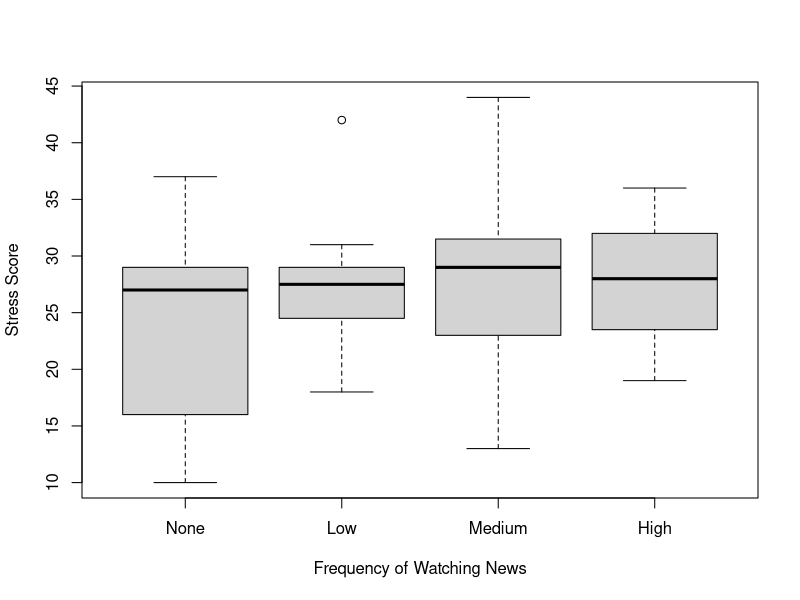
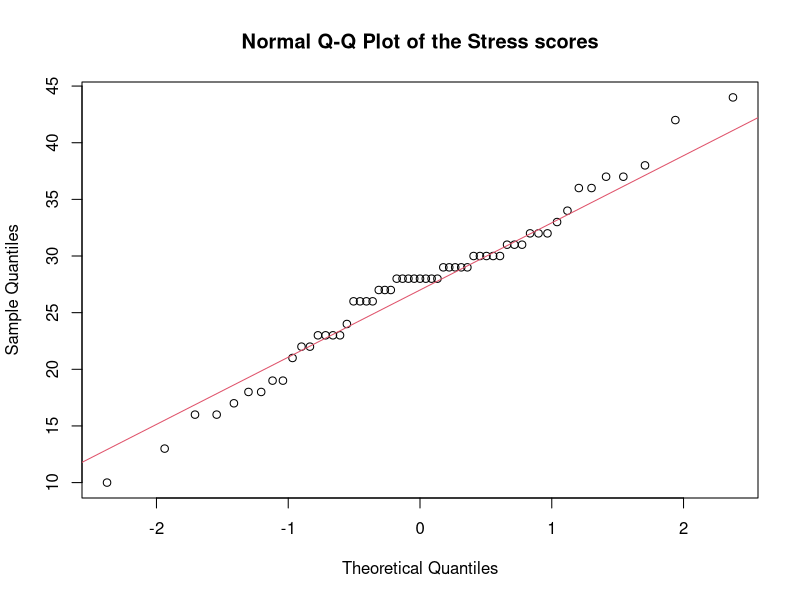
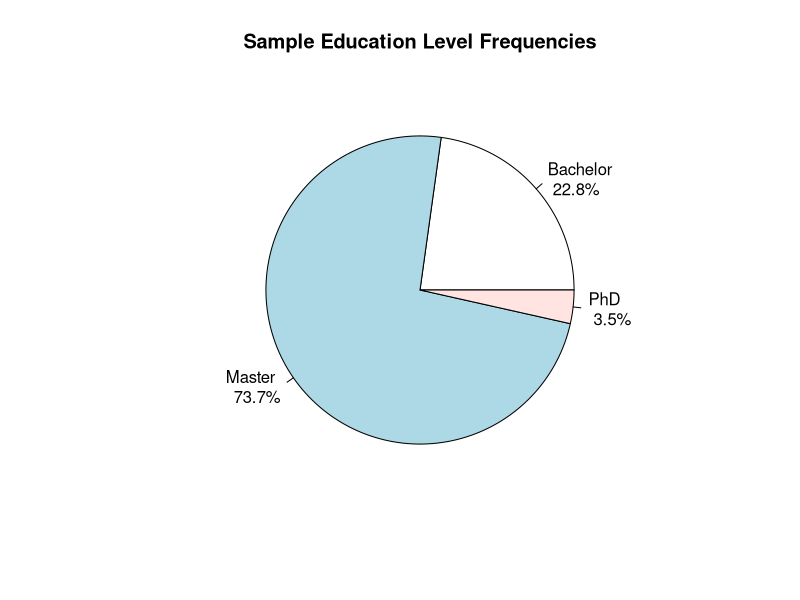
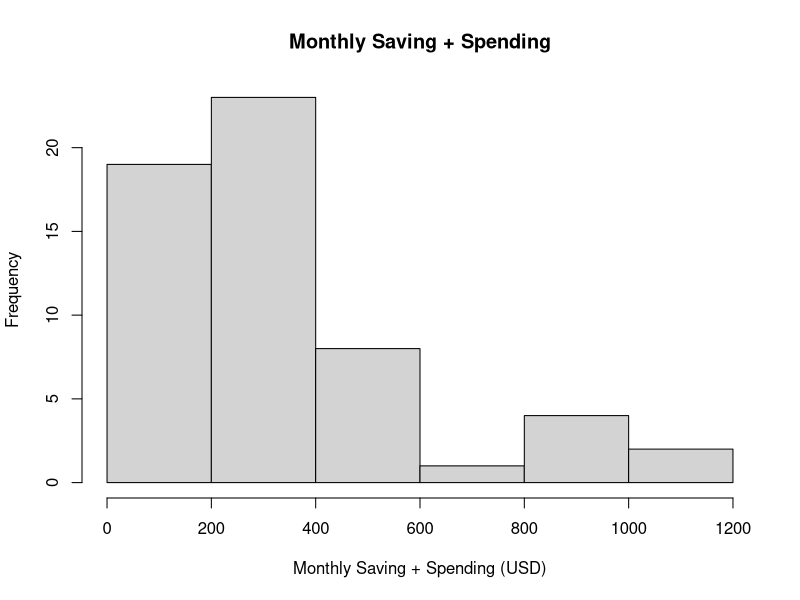

These charts were generated, in order, by the following R code:
library("psych")

data <- read.csv("cleaned.csv")


# Some descriptive statistics
describe(data)

# Normality tests of some variables
normtest <- shapiro.test(data$stress)
print(paste("H0: Stress data is normally distributed. shapiro test p-value:", normtest$p.value))

normtest <- shapiro.test(data$spends)
print(paste("H0: Monthly spending data is normally distributed. shapiro test p-value:", normtest$p.value))

normtest <- shapiro.test(data$saves)
print(paste("H0: Monthly saving data is normally distributed. shapiro test p-value:", normtest$p.value))


# T-tests
ttest <- t.test(data$stress, mu = 28)
print(paste("H0: The mean stress is 28. one-sample t-test p-value:", ttest$p.value))

ttest <- t.test(subset(data, travelling == 1)$stress, subset(data, travelling == 0)$stress, alternative = "g")
print(paste("H0: The difference of stress means between travelling and non-travelling is zero. two-sample t-test p-value:", ttest$p.value))

ttest <- t.test(subset(data, gender == 0)$stress, subset(data, gender == 1)$stress)
print(paste("H0: The difference of stress means between males and females is zero. two-sample t-test p-value:", ttest$p.value))

# ANOVA
res <- aov(stress ~ news, data = data)
print(paste("H0: The difference of stress means among levels of watching news is zero. ANOVA p-value:", summary(res)[[1]]$`Pr(>F)`[1]))

res <- aov(stress ~ socialize, data = data)
print(paste("H0: The difference of stress means among levels of socializing is zero. ANOVA p-value:", summary(res)[[1]]$`Pr(>F)`[1]))

res <- aov(stress ~ education, data = data)
print(paste("H0: The difference of stress means among education levels is zero. ANOVA p-value:", summary(res)[[1]]$`Pr(>F)`[1]))

# Pearson's correlation
corr <- cor(data$spends, data$stress)
print(paste("Pearson's correlation coefficient between monthly spening and stress:", corr))

corr <- cor(data$saves, data$stress)
print(paste("Pearson's correlation coefficient between monthly saving and stress:", corr))

# Chi-square
tablo <- table(data$travelling, data$news)
chitest <- chisq.test(tablo)
print(paste("Chi-square test on relatedness of watching the news and planning to travel. p-value:", chitest$p.value))


# plots

# Plotting descriptive statistics of stress of each level of watching news
png("stress_and_news.png")
boxplot(stress ~ news, data = data, xlab = "Frequency of Watching News", ylab = "Stress Score", names = c("None", "Low", "Medium", "High"))
dev.off()

# Plotting QQ-diagram to visualize normality of stress scores
png("stress_qq_plot.png")
qqnorm(data$stress, main = "Normal Q-Q Plot of the Stress scores")
qqline(data$stress, col = 2)
dev.off()

# Pie diagram representing education levels in our sample
png("education_levels.png")
freq <- table(data$education)
pie(freq, labels = paste(c("Bachelor", "Master", "PhD"), "\n", sprintf("%.1f%%", freq / sum(freq) * 100)), main = "Sample Education Level Frequencies")
dev.off()

# Histogram of the total (money spending and money saving)
png("spends_and_saves_histo.png")
hist(data$spends + data$saves, xlab = "Monthly Saving + Spending (USD)", main = "Monthly Saving + Spending")
dev.off()



# The value of the correlation coefficient (r) lies between -1 to +1. When the value of –
# r=0; there is no relation between the variable.
# r=+1; perfectly positively correlated.
# r=-1; perfectly negatively correlated.
# r= 0 to 0.30; negligible correlation.
# r=0.30 to 0.50; moderate correlation.
# r=0.50 to 1 highly correlated.
